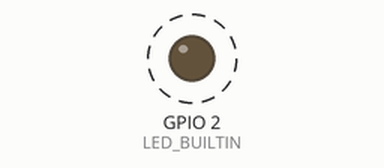
Bench run of a program on a simulated ESP32. On the bench: output pins drawn as LEDs (lit = HIGH). Dashed ring = blinking. What the program prints to the serial monitor is not drawn.

Above: at 0.2 s.
Timing chart, 0 to 3.0 s (numbered marks = the images above):
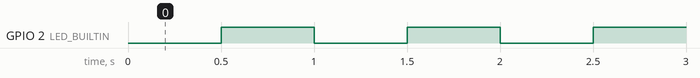

The program:

main.cpp
```cpp
#include <Arduino.h>

#ifndef LED_BUILTIN
#define LED_BUILTIN 2
#endif

static unsigned long beat = 0;

void setup() {
  Serial.begin(115200);
  pinMode(LED_BUILTIN, OUTPUT);
}

void loop() {
  digitalWrite(LED_BUILTIN, beat % 2 ? HIGH : LOW);
  Serial.print("heartbeat ");
  Serial.println(beat++);
  delay(500);
}
```

Measured:
- by itself, GPIO 2 (LED_BUILTIN): alternates HIGH for 0.50 s and LOW for 0.50 s
